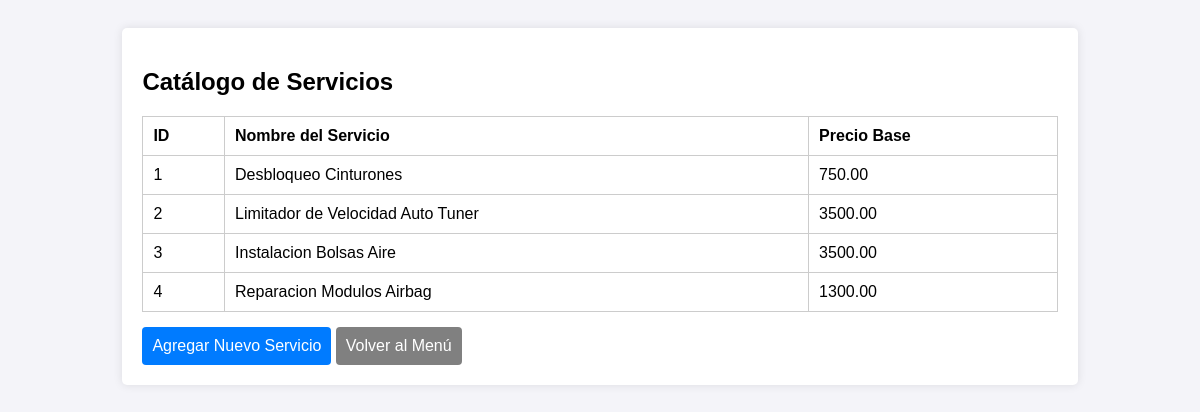
/crm/catalogo_servicios/, run on an earlier commit of the app's database.
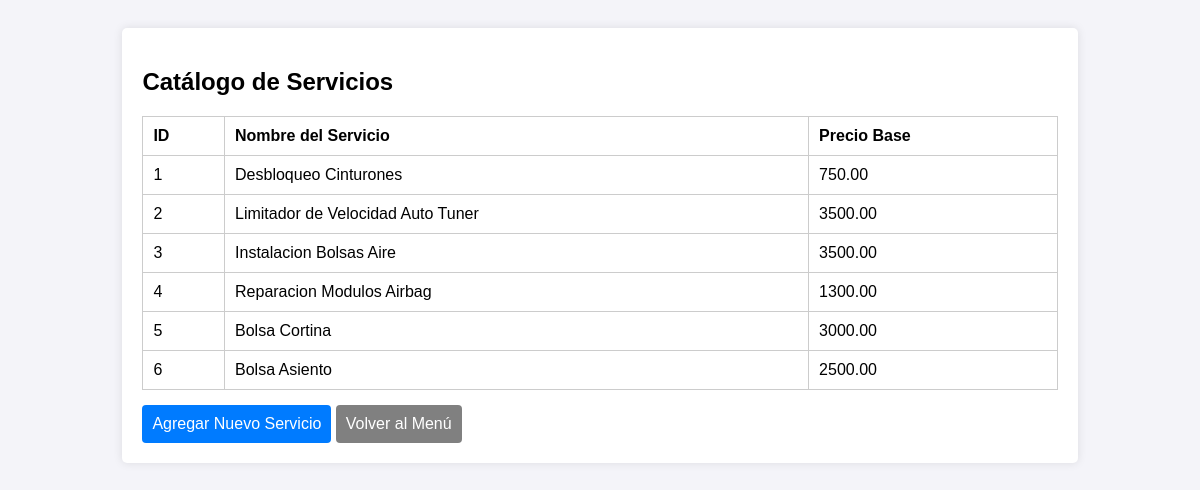
And on a later commit of the database.
### crm/models.py (models this page shows, shortened)
class CatalogoServicio(models.Model):
    nombre_servicio = models.CharField(max_length=100, unique=True)
    precio_base = models.DecimalField(max_digits=10, decimal_places=2, validators=[MinValueValidator(0.01)])

### crm/views.py (the view)
# urls.py: path('catalogo_servicios/', views.listar_catalogo_servicios, name='listar_catalogo_servicios'),
def listar_catalogo_servicios(request):
    catalogo_servicios = CatalogoServicio.objects.all()
    return render(request, 'crm/listar_catalogo_servicios.html', {'catalogo_servicios': catalogo_servicios})

### crm/templates/crm/listar_catalogo_servicios.html (shortened to what this page needs)
<!DOCTYPE html>
<html lang="es">
<head>
</head>
<body>
    <div class="container">
        <h2>Catálogo de Servicios</h2>
        <table>
            <tr>
                <th>ID</th>
                <th>Nombre del Servicio</th>
                <th>Precio Base</th>
            </tr>
            {% for servicio in catalogo_servicios %}
            <tr>
                <td>{{ servicio.id }}</td>
                <td>{{ servicio.nombre_servicio }}</td>
                <td>{{ servicio.precio_base }}</td>
            </tr>
            {% endfor %}
        </table>
        <a href="{% url 'registrar_catalogo_servicio' %}" class="button">Agregar Nuevo Servicio</a>
        <a href="{% url 'menu_principal' %}" class="button" style="background-color: grey;">Volver al Menú</a>
    </div>
</body>
</html>

What changed in the data, as far as the page shows it:
added CatalogoServicio: id "5", nombre_servicio "Bolsa Cortina", precio_base "3000.00"
added CatalogoServicio: id "6", nombre_servicio "Bolsa Asiento", precio_base "2500.00"
